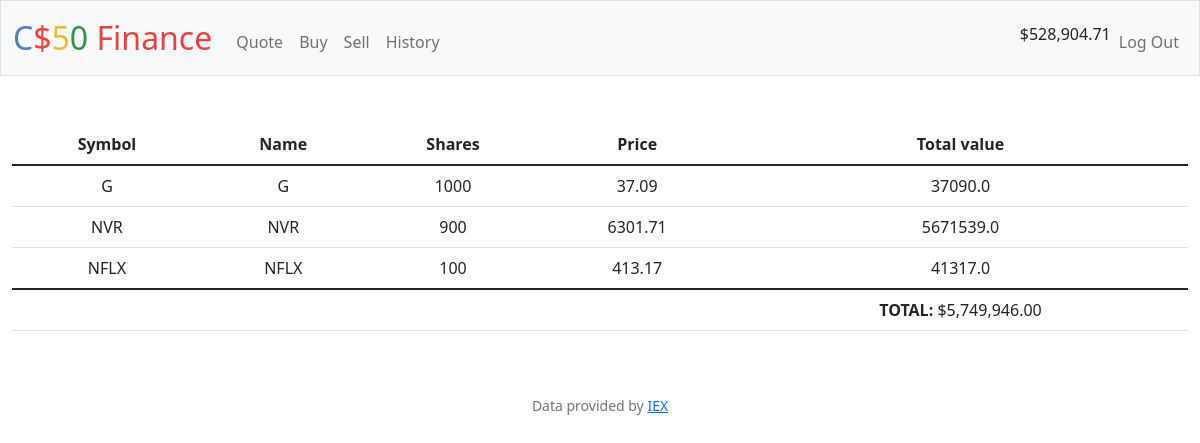
The page / (signed in) on the database its author committed.
### tables this page shows
CREATE TABLE portfolio (
user_id INTEGER,
symbol TEXT,
name TEXT,
shares INTEGER,
price REAL,
total REAL,
FOREIGN KEY(user_id) REFERENCES users(id)
);

### app.py (the view)
@app.route("/")
@login_required
def index():
    cash = db.execute('SELECT cash FROM users WHERE username=?', session['current_user'])
    portfolio = db.execute('SELECT * FROM portfolio WHERE user_id = ?', session['user_id'])
    total = db.execute('SELECT SUM(total) AS total FROM portfolio WHERE user_id = ?', session['user_id'])
    print(portfolio)
    if not total[0]['total']:
         total[0]['total'] = 0
    return render_template('index.html', total=usd(total[0]['total']), portfolio=portfolio, cash=usd(cash[0]['cash']))

### app.py (called while the page is built)
@app.after_request
def after_request(response):
    response.headers["Cache-Control"] = "no-cache, no-store, must-revalidate"
    response.headers["Expires"] = 0
    response.headers["Pragma"] = "no-cache"
    return response

### helpers.py (called while the page is built)
def login_required(f):
    @wraps(f)
    def decorated_function(*args, **kwargs):
        if session.get("user_id") is None:
            return redirect("/login")
        return f(*args, **kwargs)
    return decorated_function

def usd(value):
    return f"${value:,.2f}"

### templates/index.html (shortened to what this page needs)
{% extends "layout.html" %}
{% block main %}
<table class="table">
    <thead>
        <tr>
            <th>Symbol</th>
            <th>Name</th>
            <th>Shares</th>
            <th>Price</th>
            <th>Total value</th>
        </tr>
    </thead>
    <tbody>
        {% for row in portfolio %}
            {% if (row.shares > 0) %}
                <tr>
                    <td>{{ row.symbol }}</td>
                    <td>{{ row.name }}</td>
                    <td>{{ row.shares }}</td>
                    <td>{{ row.price }}</td>
                    <td>{{ row.total }}</td>
                </tr>
            {% endif %}
        {% endfor %}
    </tbody>
    <tfoot>
        <tr>
            <td></td>
            <td></td>
            <td></td>
            <td></td>
            <td colspan="3"><strong>TOTAL:</strong> {{ total }}</td>
        </tr>
    </tfoot>
</table>
{% endblock %}

### rows shown on the page
portfolio: symbol "G", name "G", shares "1000", price "37.09", total "37090.0"
portfolio: symbol "NVR", name "NVR", shares "900", price "6301.71", total "5671539.0"
portfolio: symbol "NFLX", name "NFLX", shares "100", price "413.17", total "41317.0"

### other values the page prints
{{ cash }} "$528,904.71"
{{ total }} "$5,749,946.00"
